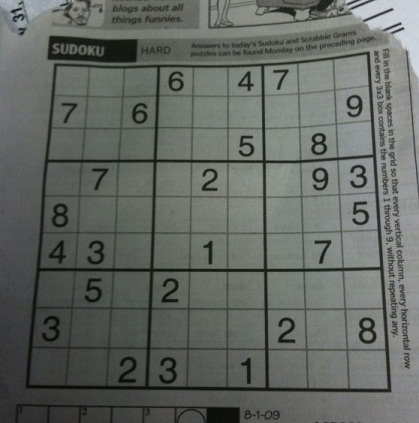
#> input picture cv2/data/sudoku.jpg, 419 x 423 px
$ python test2.py
#> lines starting #> are read from the running program, lines starting #| are printed output that depends on the picture
import cv2
import numpy as np

img = cv2.imread('../data/sudoku.jpg')
#> img is the input picture: shape (423, 419, 3); mean B, G, R 98.9, 103.6, 99.4
gray = cv2.cvtColor(img, cv2.COLOR_BGR2GRAY)
edges = cv2.Canny(gray, 50, 100, apertureSize=3)
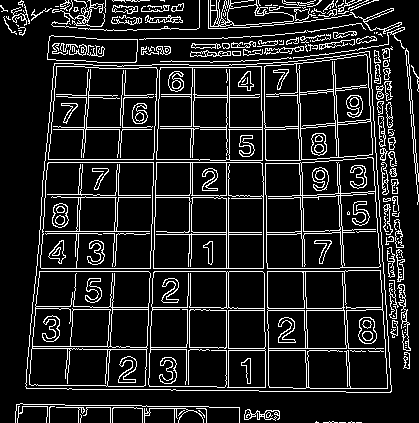
#> edges: shape (423, 419); 13% white in thin lines or dots

minLineLenth = 100
maxLineGap = 10

lines = cv2.HoughLinesP(edges, 1, np.pi / 180, 100, minLineLength=minLineLenth, maxLineGap=minLineLenth)
#> lines = 66 rows, first 6: [36, 271, 403, 271], [293, 2, 307, 391], [226, 407, 226, 1], [144, 422, 159, 6], [188, 410, 195, 29], [185, 412, 192, 29]
print("Len of lines:", len(lines))
#| Len of lines: 66
print(lines)
#> (printed output is left out)

for line in lines:
    x1, y1, x2, y2 = line[0]
    cv2.line(img, (x1, y1), (x2, y2), (0, 255, 0), 2)
#> this loop made 66 passes
#> (x1, y1, x2, y2) on passes 1 to 12: (36, 271, 403, 271), (293, 2, 307, 391), (226, 407, 226, 1), (144, 422, 159, 6), (188, 410, 195, 29), (185, 412, 192, 29), (36, 268, 403, 268), (27, 406, 62, 4), (147, 415, 162, 0), (262, 7, 269, 419), (228, 407, 228, 0), (259, 4, 266, 419)
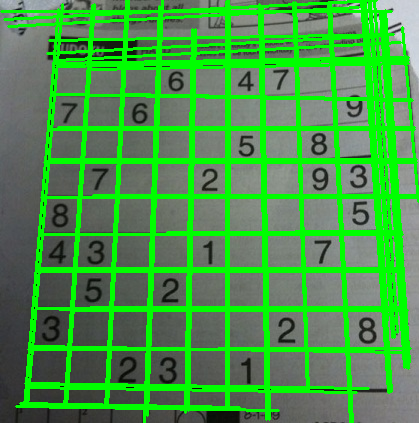
#> img: shape (423, 419, 3); mean B, G, R 73, 150, 73.2

cv2.imshow('houghlines', img)
cv2.waitKey(0)
cv2.destroyAllWindows()

$ run again, with cv2/data/aero1.jpg copied over cv2/data/sudoku.jpg
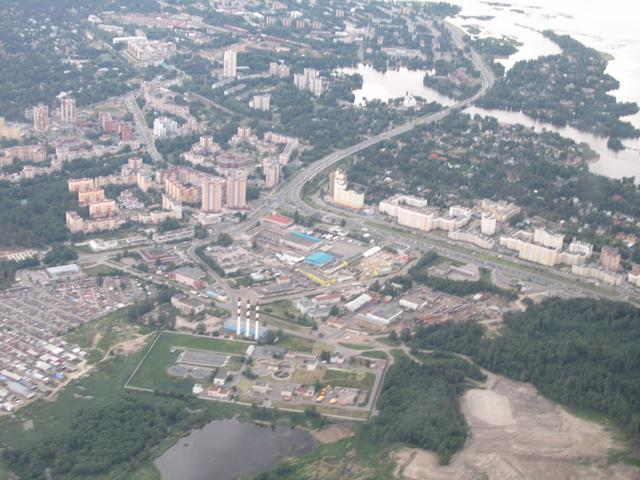
#> input picture cv2/data/aero1.jpg, 640 x 480 px
#> img is the input picture: shape (480, 640, 3); mean B, G, R 153.6, 150.4, 147.6
#> `edges = cv2.Canny(gray, 50, 100, apertureSize=3)`:
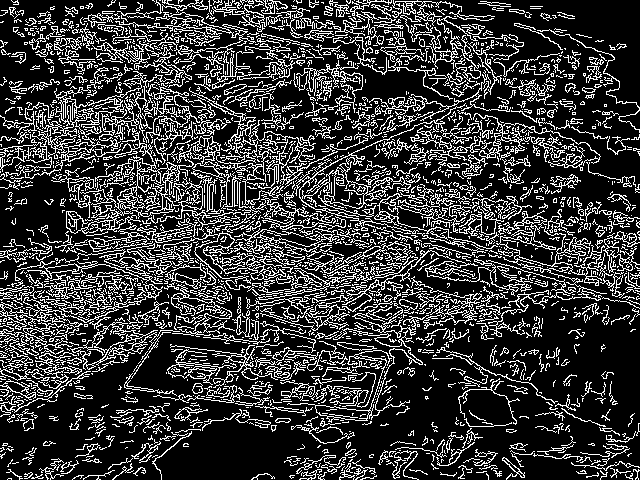
#> edges: shape (480, 640); 22.5% white in thin lines or dots
#> lines = 291 rows, first 6: [11, 0, 488, 477], [159, 0, 638, 479], [2, 403, 404, 1], [7, 414, 420, 1], [144, 473, 582, 35], [1, 410, 410, 1]
#| Len of lines: 291
#> (printed output is left out)
#> the loop `for line in lines:` made 291 passes
#> after the loop `for line in lines:`:
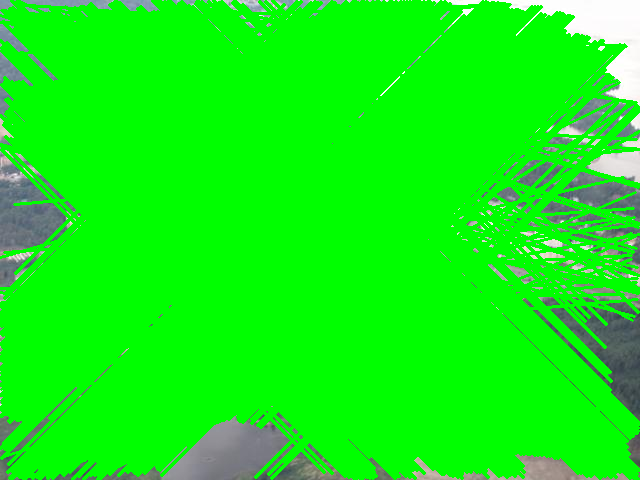
#> img: shape (480, 640, 3); mean B, G, R 19.7, 240.7, 18.6
